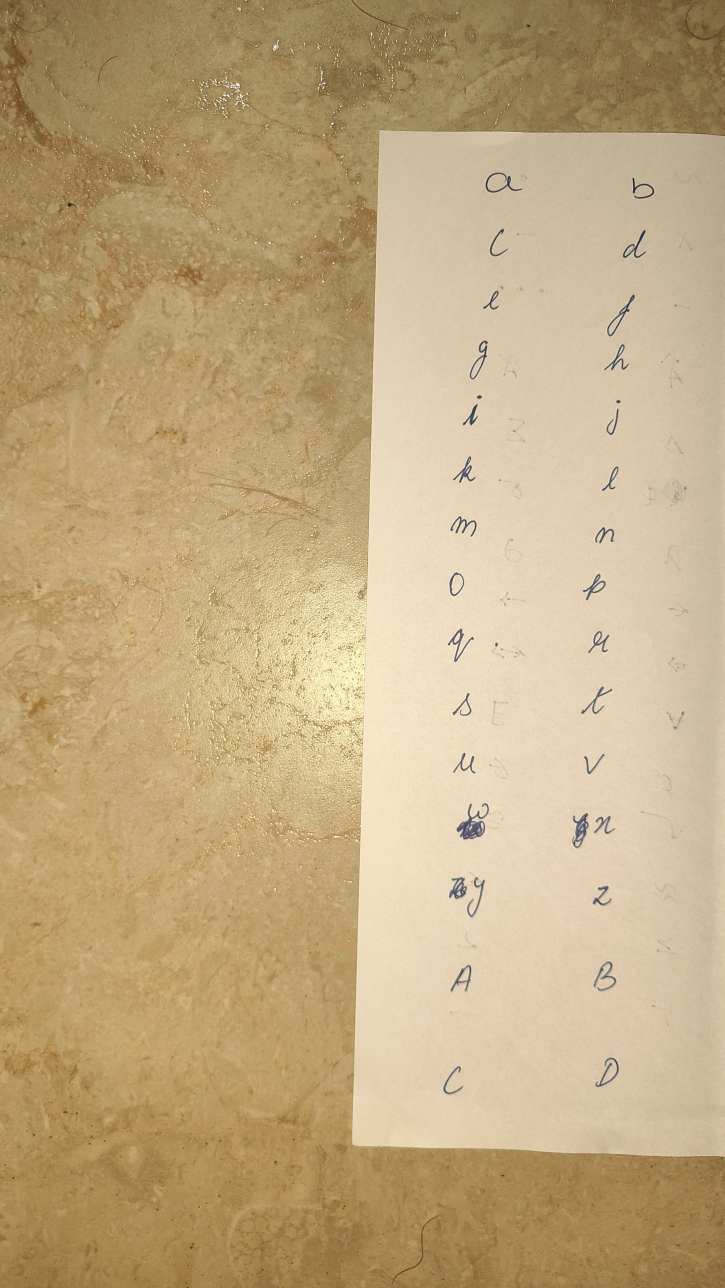
#> input picture samples/p1_upper_A-D.jpg, 1449 x 2576 px (shown at 1/2 size)
$ python build_lib.py
#> lines starting #> are read from the running program, lines starting #| are printed output that depends on the picture; after the words box and inside, x2 and y2 are one past the last pixel; in counts of white or black regions, pixels touching at a corner belong together
#> in comps_for, im is the input picture: shape (2576, 1449, 3); mean B, G, R 128.4, 169.6, 193.4
### src/legacy/extract.py
import sys, os; sys.path.insert(0, os.path.join(os.path.dirname(os.path.abspath(__file__)), "..", "src" if "legacy" not in __file__ else ".."))
import cv2, numpy as np, os, json

from config import D, U
files = {'p1': 'p1_upper_A-D', 'p2': 'p2_lower_upper', 'p3': 'p3_digits_punct', 'p4': 'p4_symbols', 'eq': 'eq_sample', 'code': 'code_sample'}

lower = list("abcdefghijklmnopqrstuvwxyz")
upper = list("ABCDEFGHIJKLMNOPQRSTUVWXYZ")
digits = list("0123456789")
punct = list("!\"%&'()*+,-./:;<=>?@[\\]^_{|}~") + ["·", "×", "–", "−", "…"]
symbols = ["Â", "Ã", "Δ", "Σ", "φ", "σ", "λ", "∂", "←", "→", "⇒", "⇔", "∀", "∃", "∅",
           "∈", "√", "≅", "≈", "≤", "≥", "²", "ᵀ", "⁻"]
chars = lower + upper + digits + punct + symbols
pages = [chars[i:i + 30] for i in range(0, len(chars), 30)]
page_key = {'p1': 0, 'p2': 1, 'p3': 2, 'p4': 3}
roi = {'p1': (800, 320, 1420, 2250), 'p2': (150, 100, 880, 2450),
       'p3': (560, 0, 1440, 2400), 'p4': (150, 150, 1000, 2400)}


def ink_mask(im):
    g = cv2.cvtColor(im, cv2.COLOR_BGR2GRAY)
    bg = cv2.dilate(g, np.ones((31, 31), np.uint8))
    bg = cv2.GaussianBlur(bg, (0, 0), 15)
    ratio = g.astype(float) / np.maximum(bg, 1)
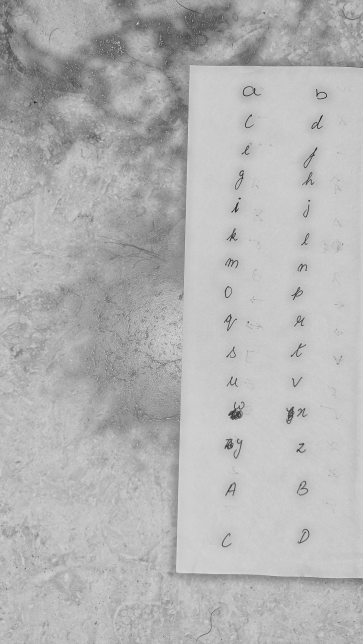
#> ratio: shape (2576, 1449) float64 (shown at 1/4 size); min 0.0918, max 1.19, mean 0.863; drawn with min black and max white
    return ratio


def comps_for(k):
    im = cv2.imread(U + files[k] + '.jpg')
    ratio = ink_mask(im)
    x0, y0, x1, y1 = roi[k]
    m = np.zeros(ratio.shape, np.uint8)
    m[y0:y1, x0:x1] = ((ratio[y0:y1, x0:x1] < 0.72) * 255).astype(np.uint8)
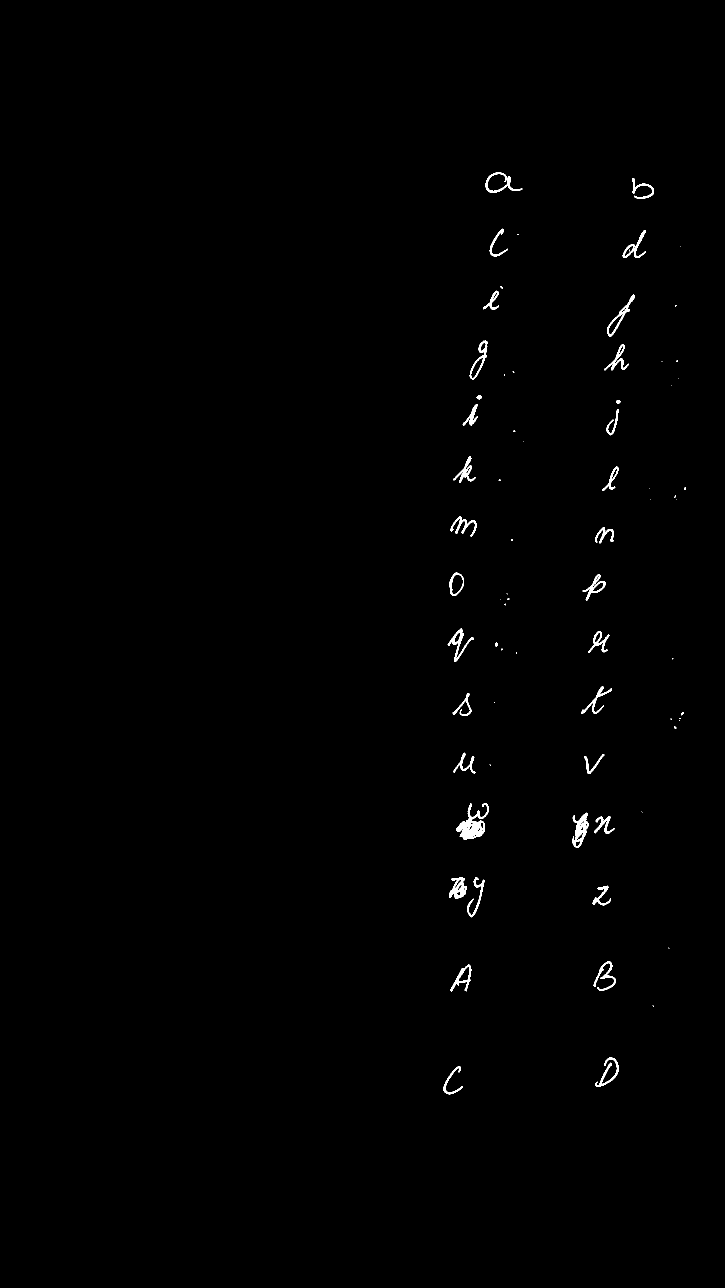
#> m: shape (2576, 1449) (shown at 1/2 size); 0.51% white; 74 white regions (38 under 20 px), largest, box (x1, y1, x2, y2) and area: (913, 1606, 978, 1679) 1935, (1145, 1625, 1177, 1696) 1090, (898, 1754, 934, 1798) 844
    grp = cv2.dilate(m, cv2.getStructuringElement(cv2.MORPH_ELLIPSE, (31, 31)))
#> grp: shape (2576, 1449); 4.3% white; 48 white regions, largest, box (x1, y1, x2, y2) and area: (1193, 574, 1285, 756) 9206, (883, 1739, 985, 1850) 7953, (1130, 1610, 1245, 1711) 7871
    n, lab, st, cen = cv2.connectedComponentsWithStats(grp)
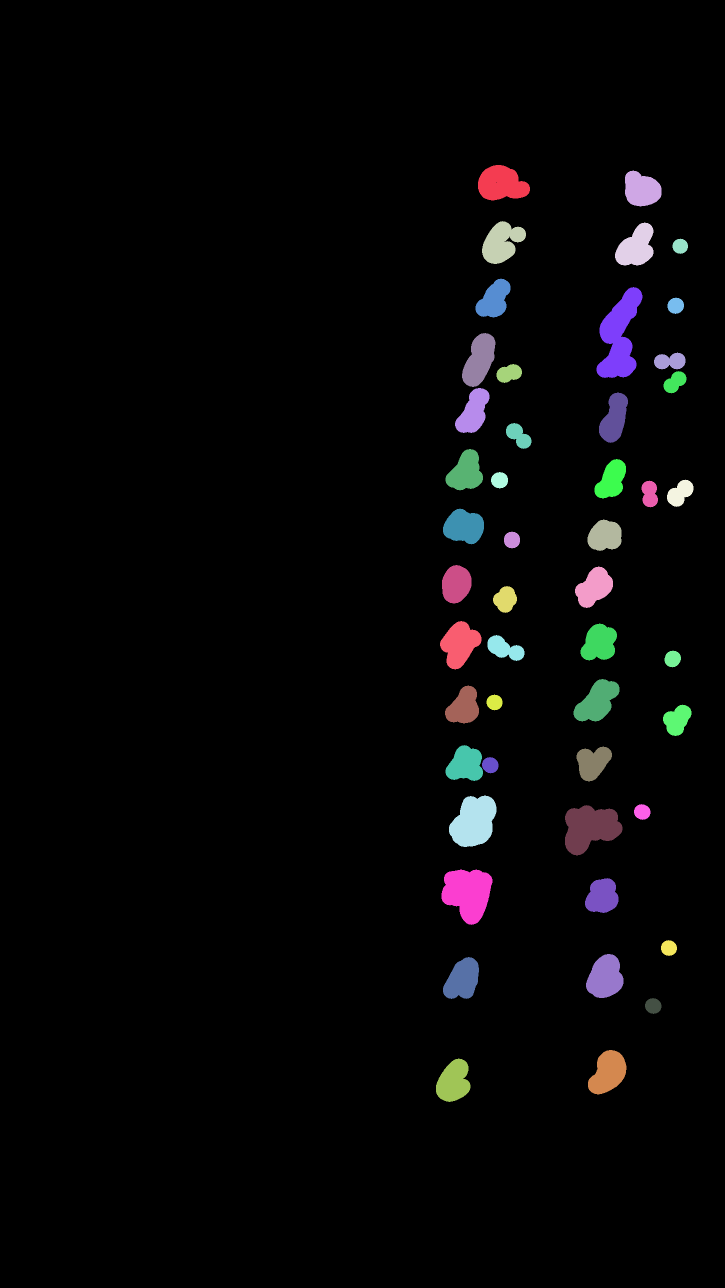
#> lab: shape (2576, 1449) int32 (shown at 1/2 size); 49 distinct labels, from 0 to 48; one colour per label, 0 black
#> n = 49; st = 49 rows, first 6: [0, 0, 1449, 2576, 3573733], [956, 330, 104, 71, 5386], [1250, 341, 73, 72, 4011], [964, 442, 88, 86, 4774], [1230, 445, 77, 86, 4493], [1345, 477, 31, 31, 729]; cen = 49 pairs, first value 707.6 to 1360, second value 367.4 to 2162.8
    out = []
    for i in range(1, n):
        x, y, w, h, a = st[i]
        sub = m[y:y + h, x:x + w] * (lab[y:y + h, x:x + w] == i)
        inkpx = int((sub > 0).sum())
        if inkpx < 60:
            continue
        ys, xs = np.where(sub > 0)
        out.append(dict(x=int(x + xs.min()), y=int(y + ys.min()), x2=int(x + xs.max()), y2=int(y + ys.max()), ink=inkpx,
                        id=int(i)))
#> this loop made 48 passes
#> (x, y, w, h, a, inkpx) on passes 1 to 8: (956, 330, 104, 71, 5386, 659), (1250, 341, 73, 72, 4011, 458), (964, 442, 88, 86, 4774, 389), (1230, 445, 77, 86, 4493, 599), (1345, 477, 31, 31, 729, 1), (951, 557, 70, 78, 3518, 364), (1193, 574, 92, 182, 9206, 1244), (1335, 595, 33, 33, 837, 7)
#> pass 1, in comps_for, `sub = m[y:y + h, x:x + w] * (lab[y:y + h, x:x + w] == i)`:
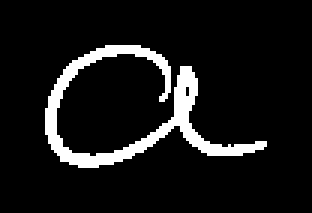
#> sub: shape (71, 104) (shown 3 times larger); 8.9% white; 1 white region, box (x1, y1, x2, y2) and area: (15, 15, 89, 56) 659
#> pass 3, in comps_for, `sub = m[y:y + h, x:x + w] * (lab[y:y + h, x:x + w] == i)`:
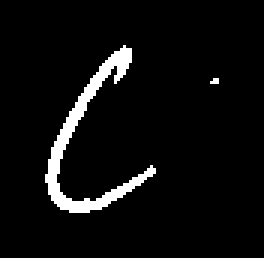
#> sub: shape (86, 88) (shown 3 times larger); 5.1% white; 2 white regions (1 under 20 px), largest, box (x1, y1, x2, y2) and area: (15, 15, 52, 71) 384
#> after the loop, out = 29 items
    return im, ratio, m, lab, out


# [11 lines that do not run on import are left out]

### src/legacy/extract2.py
import sys, os; sys.path.insert(0, os.path.join(os.path.dirname(os.path.abspath(__file__)), "..", "src" if "legacy" not in __file__ else ".."))
import cv2, numpy as np, json
from extract import *

OUTD = D + 'glyphs/'
import os
os.makedirs(OUTD, exist_ok=True)


def runs_from_profile(prof, gap):
    on = prof > 0
    runs = []
    i = 0
    n = len(prof)
    while i < n:
        if on[i]:
            j = i
            last = i
            while j < n and (on[j] or j - last <= gap):
                if on[j]:
                    last = j
                j += 1
            runs.append([i, last])
            i = last + 1
        else:
            i += 1
    return runs


def fit_runs(runs, prof, want):
    runs = [r[:] for r in runs]
    while len(runs) > want:
        gaps = [runs[i + 1][0] - runs[i][1] for i in range(len(runs) - 1)]
        i = int(np.argmin(gaps))
        runs[i] = [runs[i][0], runs[i + 1][1]]
        del runs[i + 1]
    while len(runs) < want:
        hs = [r[1] - r[0] for r in runs]
        i = int(np.argmax(hs))
        a, b = runs[i]
        lo = a + (b - a) // 4
        hi = b - (b - a) // 4
        cut = lo + int(np.argmin(prof[lo:hi]))
        runs[i:i + 1] = [[a, cut - 1], [cut, b]]
    return runs


def extract_page(k, exclude=None):
    im, ratio, m, lab, cs = comps_for(k)
#> cs = 29 items
    x0, y0, x1, y1 = roi[k]
    # drop obvious border/noise components (very wide or very tall flat strips)
    mm = m.copy()
    for c in cs:
        w = c['x2'] - c['x']
        h = c['y2'] - c['y']
        if w > 500 or h > 700 or (c['ink'] > 20000):
            mm[c['y']:c['y2'] + 1, c['x']:c['x2'] + 1] = 0
#> this loop made 29 passes
#> (w, h) on passes 1 to 8: (73, 40), (42, 41), (57, 55), (46, 55), (39, 47), (61, 151), (36, 77), (38, 59)
    n2, l2, st2, _ = cv2.connectedComponentsWithStats((mm > 0).astype(np.uint8), connectivity=8)
#> l2: shape (2576, 1449) int32; 75 distinct labels, from 0 to 74
#> n2 = 75; st2 = 75 rows, first 6: [0, 0, 1449, 2576, 3713669], [971, 345, 74, 41, 659], [1265, 356, 43, 42, 458], [979, 457, 37, 56, 384], [1245, 460, 47, 56, 594], [1034, 468, 3, 2, 5]
    for i in range(1, n2):
        if st2[i][4] < 45:
            mm[l2 == i] = 0
    xp = (mm > 0).sum(axis=0)
#> xp = 1449 values, max 183 at index 921, min 0 at index 0, mean 12.91
    xr = runs_from_profile(xp, 50)
#> in runs_from_profile, `n = len(prof)`: n = 1449
#> after the loop in runs_from_profile, `while i < n:`: j = 1358; runs = [[887, 1044], [1145, 1307]]
#> xr = [[887, 1044], [1145, 1307]]
    xr.sort(key=lambda r: -xp[r[0]:r[1] + 1].sum())
    xr = sorted(xr[:2])
    glyphs = []
    for ci, (a, b) in enumerate(xr):
        a2, b2 = max(a - 20, 0), b + 20
        col = mm[:, a2:b2]
        yp = (col > 0).sum(axis=1)
        yr = runs_from_profile(yp, 12)
        yr = [r for r in yr if yp[r[0]:r[1] + 1].sum() > 45]
        yr = fit_runs(yr, yp, 15)
        rows = [[r] for r in yr]
        for ri, rs in enumerate(rows):
            if not rs:
                continue
            ya = min(r[0] for r in rs)
            yb = max(r[1] for r in rs)
            sub = mm[ya:yb + 1, a2:b2]
            ys, xs = np.where(sub > 0)
            glyphs.append(dict(col=ci, row=ri, x0=int(a2 + xs.min()), x1=int(a2 + xs.max()), y0=int(ya + ys.min()),
                               y1=int(ya + ys.max()), band=(int(ya), int(yb))))
#> this loop made 2 passes
#> (ci, a, b, a2, b2, n in runs_from_profile) on passes 1 to 2: (0, 887, 1044, 867, 1064, 2576), (1, 1145, 1307, 1125, 1327, 2576)
#> pass 1, in extract_page, `col = mm[:, a2:b2]`:
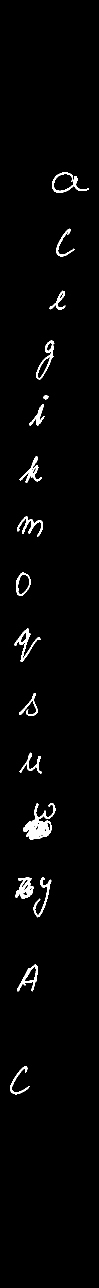
#> col: shape (2576, 197) (shown at 1/2 size); 2% white; 17 white regions, largest, box (x1, y1, x2, y2) and area: (46, 1606, 111, 1679) 1935, (31, 1754, 67, 1798) 844, (28, 1257, 81, 1324) 725
#> after the loop, glyphs = 30 items
    return im, ratio, mm, glyphs


# [33 lines that do not run on import are left out]

### src/legacy/build_lib.py
import sys, os; sys.path.insert(0, os.path.join(os.path.dirname(os.path.abspath(__file__)), "..", "src" if "legacy" not in __file__ else ".."))
import cv2, numpy as np, pickle, json
from extract import *
from extract2 import extract_page

lib = {}   # ch -> dict(alpha=uint8 array, (h,w), page)
pagescale = {}
raw = {}

for k in ['p1', 'p2', 'p3', 'p4']:
    im, ratio, mm, gl = extract_page(k)
#> gl = 30 items
    labs = pages[page_key[k]]
    gl.sort(key=lambda g: (g['row'], g['col']))
    for g, ch in zip(gl, labs):
        ya, yb = g['band']
        xa, xb = g['x0'] - 6, g['x1'] + 7
        sub_m = (mm[ya:yb + 1, xa:xb] > 0).astype(np.uint8)
        soft = np.clip((0.86 - ratio[ya:yb + 1, xa:xb]) / 0.42, 0, 1)
        # connected components on the mask, with a bridging dilation for grouping
        grp = cv2.dilate(sub_m, cv2.getStructuringElement(cv2.MORPH_ELLIPSE, (35, 35)))
        n, lab, st, _ = cv2.connectedComponentsWithStats(grp)
        keep = np.zeros_like(sub_m)
        # per group: density test to remove scribble blobs
        infos = []
        for i in range(1, n):
            comp = (lab == i) & (sub_m > 0)
            area = int(comp.sum())
            if area == 0:
                continue
            ys, xs = np.where(comp)
            bw, bh = xs.max() - xs.min() + 1, ys.max() - ys.min() + 1
            dens = area / float(bw * bh)
            infos.append((i, area, bw, bh, dens, xs.min(), ys.min()))
        # scribble: very dense compact blob
        good = []
        for inf in infos:
            i, area, bw, bh, dens, x0_, y0_ = inf
            if area > 2500 and dens > 0.42 and ch not in '8':
                continue
            if ch in 'wxyXφ' and area > 900 and dens > 0.30:
                continue
            good.append(inf)
        if not good:
            good = infos
        # remove tiny far-away leftovers unless near the biggest
        big = max(good, key=lambda t: t[1])
        sel = []
        for inf in good:
            i = inf[0]
            if inf is big or inf[1] > 0.12 * big[1]:
                sel.append(i)
            else:
                # small mark (dot/accent): keep if close to big
                sel.append(i)
        mask = np.isin(lab, sel) & (sub_m > 0)
        if ch not in "ij!:;?\"'.,·…%=&":
            n3, l3, st3, _ = cv2.connectedComponentsWithStats(mask.astype(np.uint8), connectivity=8)
            if n3 > 2:
                amax = st3[1:, 4].max()
                for q in range(1, n3):
                    if st3[q][4] < 0.08 * amax:
                        mask[l3 == q] = False
        # but special handling for scribbled pages: if scribble removed, glyph may be left
        ys, xs = np.where(mask)
        y0, y1, x0, x1 = ys.min(), ys.max(), xs.min(), xs.max()
        # include soft halo
        pad = 4
        y0p, y1p = max(y0 - pad, 0), min(y1 + pad, mask.shape[0] - 1)
        x0p, x1p = max(x0 - pad, 0), min(x1 + pad, mask.shape[1] - 1)
        halo = cv2.dilate(mask.astype(np.uint8), np.ones((7, 7), np.uint8)) > 0
        alpha = (soft * halo)[y0p:y1p + 1, x0p:x1p + 1]
        alpha = (alpha * 255).astype(np.uint8)
        lib[ch] = dict(alpha=alpha, page=k, h=int(y1 - y0 + 1), w=int(x1 - x0 + 1), pad=pad)
        raw[ch] = (k, int(y1 - y0 + 1))
#> this loop made 30 passes
#> (ch, ya, yb, xa, xb, st, big, st3) on passes 1 to 3: ('a', 345, 385, 965, 1051, [[70, 0, 16, 16, 204], [0, 0, 86, 41, 3322]], (1, 659, 74, 41, 0.217, 6, 0), [[0, 0, 86, 41, 2867], [6, 0, 74, 41, 659]]), ('b', 356, 397, 1259, 1314, [[51, 0, 4, 3, 7], [0, 0, 55, 42, 2303]], (1, 458, 43, 42, 0.254, 6, 0), [[0, 0, 55, 42, 1852], [6, 0, 43, 42, 458]]), ('c', 457, 512, 973, 1022, [[0, 0, 49, 25, 78], [0, 0, 49, 56, 2666]], (1, 384, 37, 56, 0.185, 6, 0), [[0, 0, 49, 56, 2360], [6, 0, 37, 56, 384]])
#> comp: shape (59, 59) bool; 18% white; 1 white region, box (x1, y1, x2, y2) and area: (6, 0, 53, 59) 625
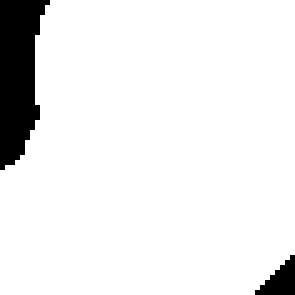
#> grp: shape (59, 59) (shown 5 times larger); values 0 (black) and 1 (white), 92.3% white; 2 black regions, box (x1, y1, x2, y2) and area: (0, 0, 10, 34) 231, (51, 51, 59, 59) 36
#> pass 2 of the loop `for k in ['p1', 'p2', 'p3', 'p4']:`:
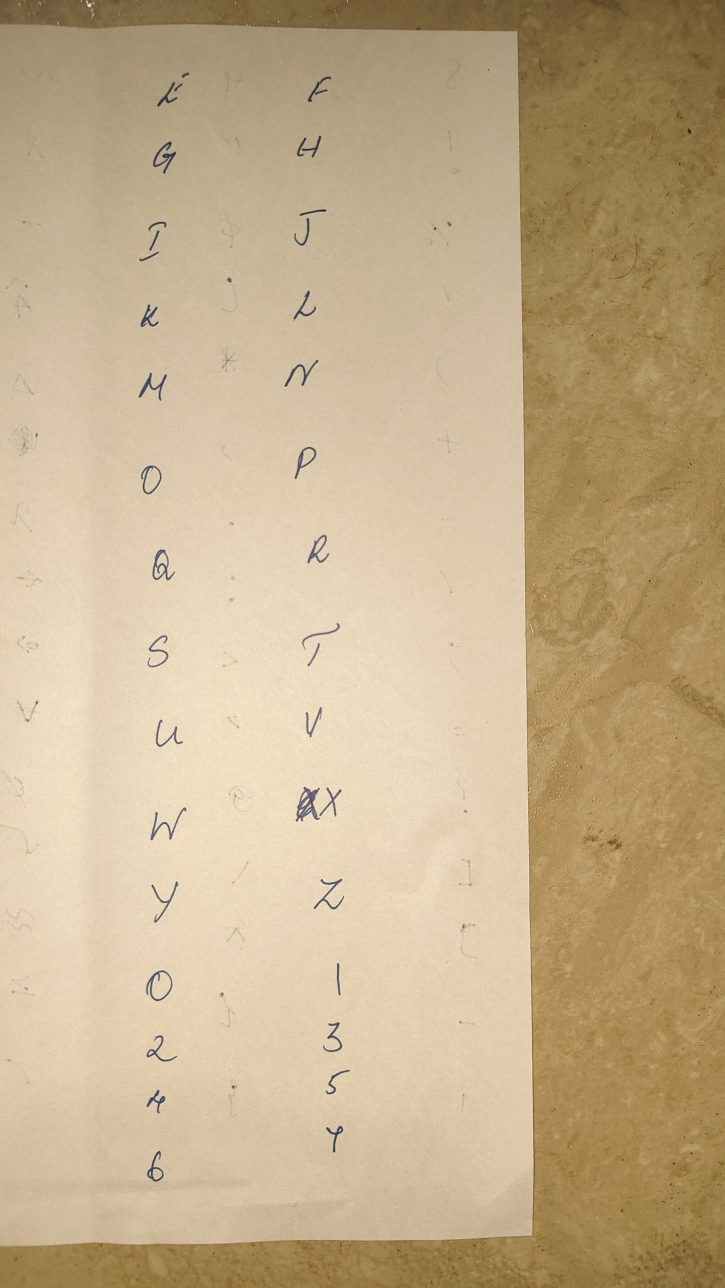
#> input picture samples/p2_lower_upper.jpg, 1449 x 2576 px (shown at 1/2 size)
#> in comps_for, im is the input picture: shape (2576, 1449, 3); mean B, G, R 138.9, 174.6, 196.6
#> in comps_for (call 2), `m[y0:y1, x0:x1] = ((ratio[y0:y1, x0:x1] < 0.72) * 255).astype(np.uint8)`:
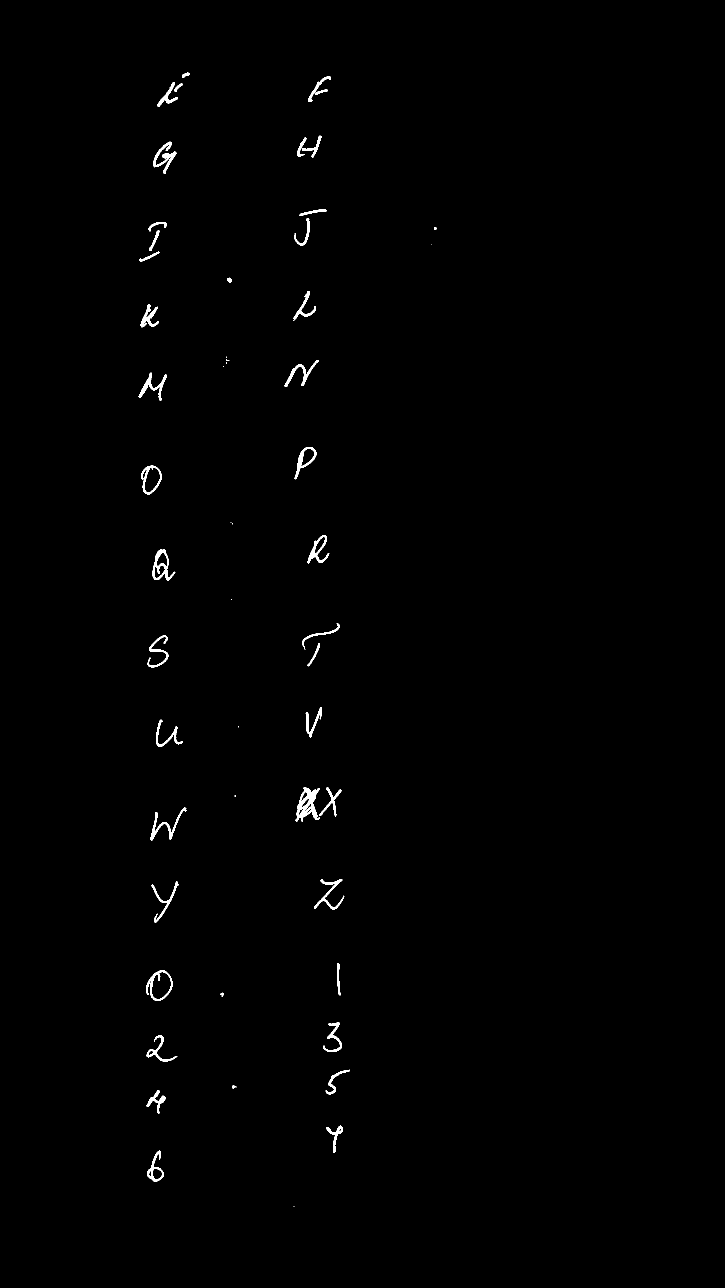
#> m: shape (2576, 1449) (shown at 1/2 size); 0.54% white; 53 white regions (11 under 20 px), largest, box (x1, y1, x2, y2) and area: (591, 1574, 640, 1643) 1566, (306, 283, 353, 348) 910, (305, 1099, 351, 1161) 900
#> the loop in extract_page (call 2), `for c in cs:` made 31 passes
#> the loop in extract_page (call 2), `for ci, (a, b) in enumerate(xr):` made 2 passes
#> (ci, a, b) on passes 1 to 2: (0, 277, 378), (1, 569, 699)
#> the loop `for g, ch in zip(gl, labs):` made 30 passes
#> ch on passes 1 to 4: 'E', 'F', 'G', 'H'
#> after the loop `for g, ch in zip(gl, labs):`:
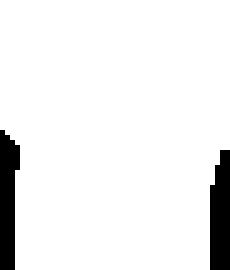
#> grp: shape (54, 46) (shown 5 times larger); values 0 (black) and 1 (white), 93.1% white; 2 black regions, box (x1, y1, x2, y2) and area: (0, 26, 4, 54) 86, (42, 30, 46, 54) 86
#> (the run stopped early here; a loop or call above may not have finished)
